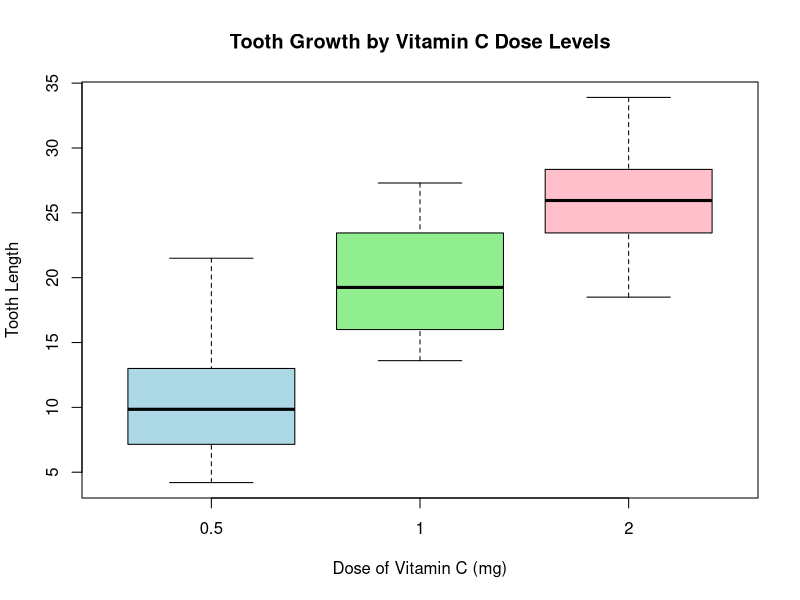
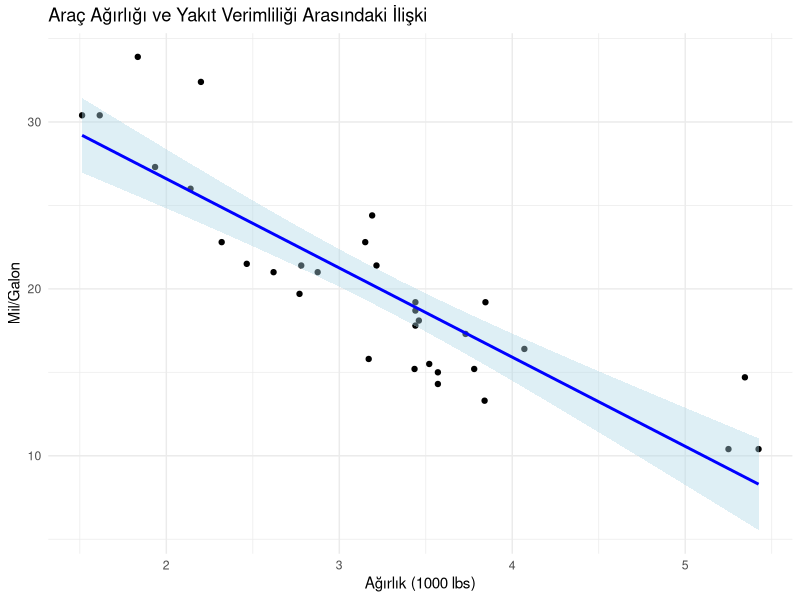

Reproduce these figures in R, in order.
## ---- chunk 1
# Örneklem verilerini tanımla
corn_heights <- c(155, 153, 149, 156, 151, 154, 152, 150, 151, 153, 152, 150)

# Bir örneklem t-testi yap
t_test_result <- t.test(corn_heights, mu = 150)

## ---- chunk 2
# Test sonucunu yazdır
print(t_test_result)

## ---- chunk 3
# 150 cm'den büyük olması durumu için (Ho: mu≤150, H1: mu>150)
t_test_greater <- t.test(corn_heights, mu = 150, alternative = "greater")
print(t_test_greater)

## ---- chunk 4
# 150 cm'den küçük olması durumu için (Ho: mu ≥ 150, H1:mu < 150 )
t_test_less <- t.test(corn_heights, mu = 150, alternative = "less")
print(t_test_less)

## ---- chunk 5
# Veri yükle
data("PlantGrowth")

# 'trt1' grubunun verilerini filtrele
trt1_data <- PlantGrowth$weight[PlantGrowth$group == 'trt1']

# 5'e karşı bir örneklem t-testi yap
t_test_result <- t.test(trt1_data, mu = 5)

## ---- chunk 6
# Test sonuçlarını yazdır
print(t_test_result)
## ---- chunk 7
# Öncesi ve sonrası sıçrama yüksekliklerini tanımlayın
before <- c(22, 24, 20, 19, 19, 20, 22, 25, 24, 23, 22, 21)
after <- c(23, 25, 20, 24, 18, 22, 23, 28, 24, 25, 24, 20)

# Eşleştirilmiş t-testi yapın
paired_t_test_result <- t.test(x = before, y = after, paired = TRUE)

## ---- chunk 8
# Test sonucunu yazdır
print(paired_t_test_result)

## ---- chunk 9
# Örnek verileri tanımla
sample1 <- c(155, 153, 149, 156, 151, 154, 152, 150)
sample2 <- c(162, 158, 159, 161, 160, 157, 158, 159)

# Eşit varyans varsayımı ile iki örneklem t-testi yap
t_test_result <- t.test(sample1, sample2, alternative = "two.sided", var.equal = TRUE)

## ---- chunk 10
# Test sonucunu yazdır
print(t_test_result)

## ---- chunk 11
# Veri yükle
data("sleep")

# İki örneklem t-testi (Welch t-testi)
t_test_result <- t.test(extra ~ group, data = sleep)

## ---- chunk 12
# Test sonucunu yazdır
print(t_test_result)
## ---- chunk 13
# Veri yükle
data("ToothGrowth")

# 'dose' değişkenini faktöre dönüştür
ToothGrowth$dose <- as.factor(ToothGrowth$dose)

# Veri yapısını kontrol et
str(ToothGrowth)
summary(ToothGrowth)

# ANOVA testi yap
anova_result <- aov(len ~ dose, data = ToothGrowth)
summary(anova_result)
## ---- chunk 14
boxplot(len ~ dose, data = ToothGrowth,
        main = "Tooth Growth by Vitamin C Dose Levels",
        xlab = "Dose of Vitamin C (mg)",
        ylab = "Tooth Length",
        col = c("lightblue", "lightgreen", "pink"))
## ---- chunk 15
data("UCBAdmissions")

# Cinsiyet ve kabul durumu için iki yönlü tablo oluştur
admission_table <- apply(UCBAdmissions, c(1, 2), sum)
print(admission_table)

# Ki-kare testi yap
chi_sq_result <- chisq.test(admission_table)
print(chi_sq_result)

## ---- chunk 16
data("mtcars")

# Regresyon modeli oluştur
model <- lm(mpg ~ wt, data = mtcars)
summary(model)

## ---- chunk 17
library(ggplot2)

# Regresyon grafiği oluştur
plot <- ggplot(mtcars, aes(x = wt, y = mpg)) +
  geom_point() +
  geom_smooth(method = "lm", se = TRUE, color = "blue", fill = "lightblue") +
  labs(title = "Araç Ağırlığı ve Yakıt Verimliliği Arasındaki İlişki",
       x = "Ağırlık (1000 lbs)",
       y = "Mil/Galon") +
  theme_minimal()

# Grafiği göster
print(plot)

